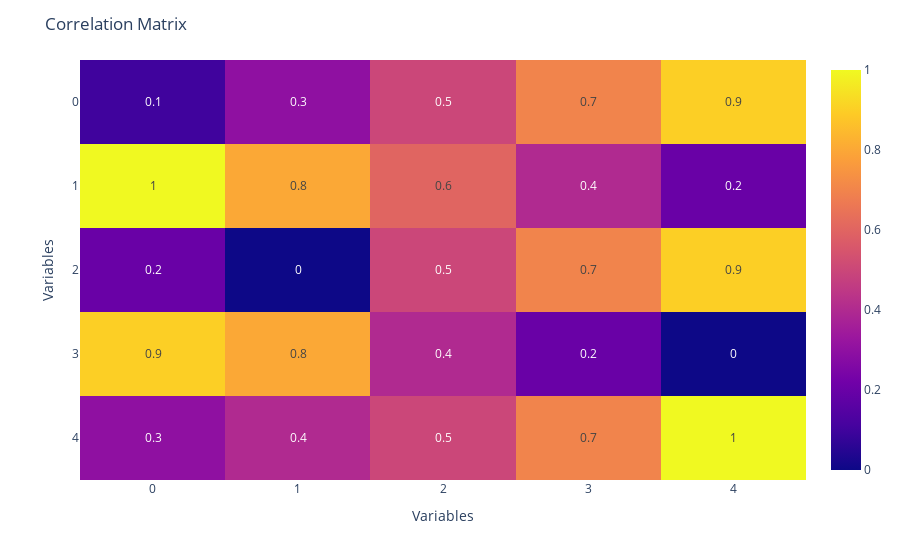

The notebook cell this image was saved under:
### Code cell
import plotly.express as px

z = [[.1, .3, .5, .7, .9],
     [1, .8, .6, .4, .2],
     [.2, 0, .5, .7, .9],
     [.9, .8, .4, .2, 0],
     [.3, .4, .5, .7, 1]]



fig = px.imshow(z, text_auto=True, aspect="auto")

# add title to the figure

fig.update_layout(
    title="Correlation Matrix",
    xaxis_title="Variables",
    yaxis_title="Variables")
    
fig.show()

### Figure 1 — Plotly figure (JSON) as saved in the notebook; plotly's stock layout.template omitted (floating-point values rounded to 4 significant figures)
{"data": [{"coloraxis": "coloraxis", "hovertemplate": "x: %{x}<br>y: %{y}<br>color: %{z}<extra></extra>", "name": "0", "texttemplate": "%{z}", "type": "heatmap", "xaxis": "x", "yaxis": "y", "z": [[0.1, 0.3, 0.5, 0.7, 0.9], [1, 0.8, 0.6, 0.4, 0.2], [0.2, 0, 0.5, 0.7, 0.9], [0.9, 0.8, 0.4, 0.2, 0], [0.3, 0.4, 0.5, 0.7, 1]]}], "layout": {"coloraxis": {"colorscale": [[0, "#0d0887"], [0.1111, "#46039f"], [0.2222, "#7201a8"], [0.3333, "#9c179e"], [0.4444, "#bd3786"], [0.5556, "#d8576b"], [0.6667, "#ed7953"], [0.7778, "#fb9f3a"], [0.8889, "#fdca26"], [1, "#f0f921"]]}, "margin": {"t": 60}, "title": {"text": "Correlation Matrix"}, "xaxis": {"anchor": "y", "domain": [0, 1], "title": {"text": "Variables"}}, "yaxis": {"anchor": "x", "autorange": "reversed", "domain": [0, 1], "title": {"text": "Variables"}}}}
